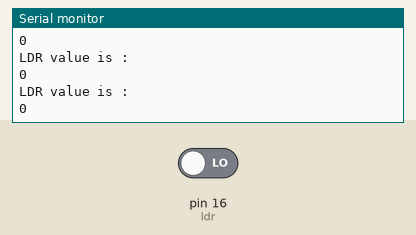
The sketch below on a simulated Arduino Uno, built with avr-gcc and run on an emulated ATmega328P. Parts: the last lines printed to the serial monitor. The test bench sets the inputs (shaded band); at power-on: pin 16 (ldr) LOW. No radio packets arrive unless stated.

Above: at 1.2 s.
1.3 s: pin 16 (ldr) driven HIGH
At 1.35 s:
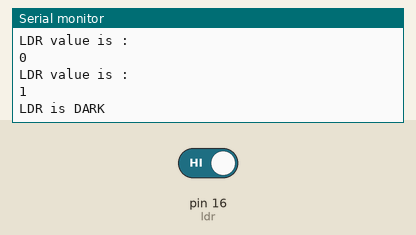
2.8 s: pin 16 (ldr) driven LOW
At 2.86 s:
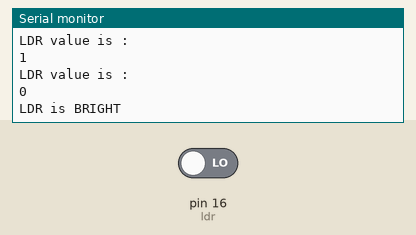

Measured:
- after the input at 1.3 s, the serial monitor: prints a new line after 0.05 s (image 1)
- after the input at 2.8 s, the serial monitor: prints a new line after 0.05 s (image 2)

The sketch:

lora_send_ldr.ino
```cpp
#include <SPI.h>
#include <LoRa.h>

int counter = 0;
int ldr=16;//Set A0(Analog Input) for LDR.
int value=0;
int flag = 0;
#define ss 5
#define rst 14
#define dio0 2
void setup() {
  Serial.begin(115200);
//  while (!Serial);

  Serial.println("LoRa Sender");
  LoRa.setPins(ss, rst, dio0);
  while (!LoRa.begin(868E6)) {
    Serial.println(".");
    delay(500);
  }
  LoRa.setSyncWord(0xF3);
  Serial.println("LoRa Initializing OK!");
    pinMode(ldr,INPUT);
}

void loop() {
 // Serial.print("Sending packet : ");
  //Serial.println(counter);
value=digitalRead(ldr);//Reads the Value of LDR(light).
Serial.println("LDR value is :");//Prints the value of LDR to Serial Monitor.
Serial.println(value);
   LoRa.beginPacket(); // send packet
   /////////////////
if (value >=1 && flag == 0) {

Serial.println("LDR is DARK");
LoRa.print("0");
flag = 1;
}
else if (value <=0 && flag == 1)
{

Serial.println("LDR is BRIGHT");
LoRa.print("1");
flag = 0;
}
//////////////
 //LoRa.print("LDR Value is: ");
 //LoRa.print(value);
  //LoRa.print(counter);
 LoRa.endPacket();
   }
//   }
```
